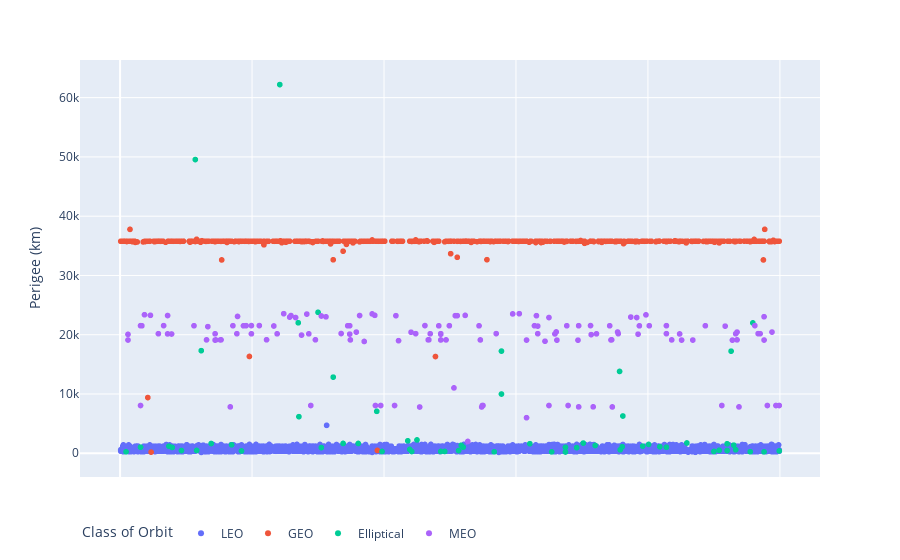

The notebook cell this image was saved under:
### Code cell
fig = px.scatter(objects_in_orbit, x='x',
                 y='Perigee (km)', color='Class of Orbit')
# Use a horizontal legend
fig.update_layout(legend=dict(orientation="h"))
# Hide the X axis tick labels
fig.update_xaxes(showticklabels=False)
# Hide the X axis title
fig.update_xaxes(title_text="")
fig.show()

### Figure 1 — Plotly figure (JSON) as saved in the notebook; plotly's stock layout.template omitted (floating-point values rounded to 4 significant figures; data arrays with more than 128 entries replaced by an {"elided": "..."} marker saying what was removed)
{"data": [{"hovertemplate": "Class of Orbit=LEO<br>x=%{x}<br>Perigee (km)=%{y}<extra></extra>", "legendgroup": "LEO", "marker": {"color": "#636efa", "symbol": "circle"}, "mode": "markers", "name": "LEO", "showlegend": true, "type": "scattergl", "x": {"elided": "4700 int values"}, "xaxis": "x", "y": {"elided": "4700 float values"}, "yaxis": "y"}, {"hovertemplate": "Class of Orbit=GEO<br>x=%{x}<br>Perigee (km)=%{y}<extra></extra>", "legendgroup": "GEO", "marker": {"color": "#EF553B", "symbol": "circle"}, "mode": "markers", "name": "GEO", "showlegend": true, "type": "scattergl", "x": {"elided": "565 int values"}, "xaxis": "x", "y": {"elided": "565 int values"}, "yaxis": "y"}, {"hovertemplate": "Class of Orbit=Elliptical<br>x=%{x}<br>Perigee (km)=%{y}<extra></extra>", "legendgroup": "Elliptical", "marker": {"color": "#00cc96", "symbol": "circle"}, "mode": "markers", "name": "Elliptical", "showlegend": true, "type": "scattergl", "x": [675, 976, 654, 567, 9, 955, 442, 900, 397, 486, 492, 184, 999, 513, 920, 93, 116, 908, 758, 933, 439, 692, 305, 79, 675, 828, 31, 520, 761, 818, 74, 792, 720, 517, 930, 169, 801, 920, 621, 138, 361, 338, 702, 859, 436, 450, 271, 762, 389, 578, 323, 757, 926, 578, 123, 959, 270, 300, 114, 242], "xaxis": "x", "y": [216, 240, 241, 243, 244, 258, 301, 305, 305, 306, 306, 389, 400, 460, 461, 467, 474, 500, 591, 595, 658, 952, 962, 986, 1000, 1025, 1034, 1036, 1111, 1112, 1200, 1210, 1317, 1357, 1375, 1429, 1494, 1606, 1615, 1650, 1659, 1664, 1722, 1738, 2103, 2253, 6179, 6292, 7079, 9999, 12849, 13810, 17231, 17240, 17313, 21998, 22017, 23783, 49551, 62200], "yaxis": "y"}, {"hovertemplate": "Class of Orbit=MEO<br>x=%{x}<br>Perigee (km)=%{y}<extra></extra>", "legendgroup": "MEO", "marker": {"color": "#ab63fa", "symbol": "circle"}, "mode": "markers", "name": "MEO", "showlegend": true, "type": "scattergl", "x": {"elided": "140 int values"}, "xaxis": "x", "y": {"elided": "140 int values"}, "yaxis": "y"}], "layout": {"legend": {"orientation": "h", "title": {"text": "Class of Orbit"}, "tracegroupgap": 0}, "margin": {"t": 60}, "xaxis": {"anchor": "y", "domain": [0, 1], "showticklabels": false, "title": {"text": ""}}, "yaxis": {"anchor": "x", "domain": [0, 1], "title": {"text": "Perigee (km)"}}}}
